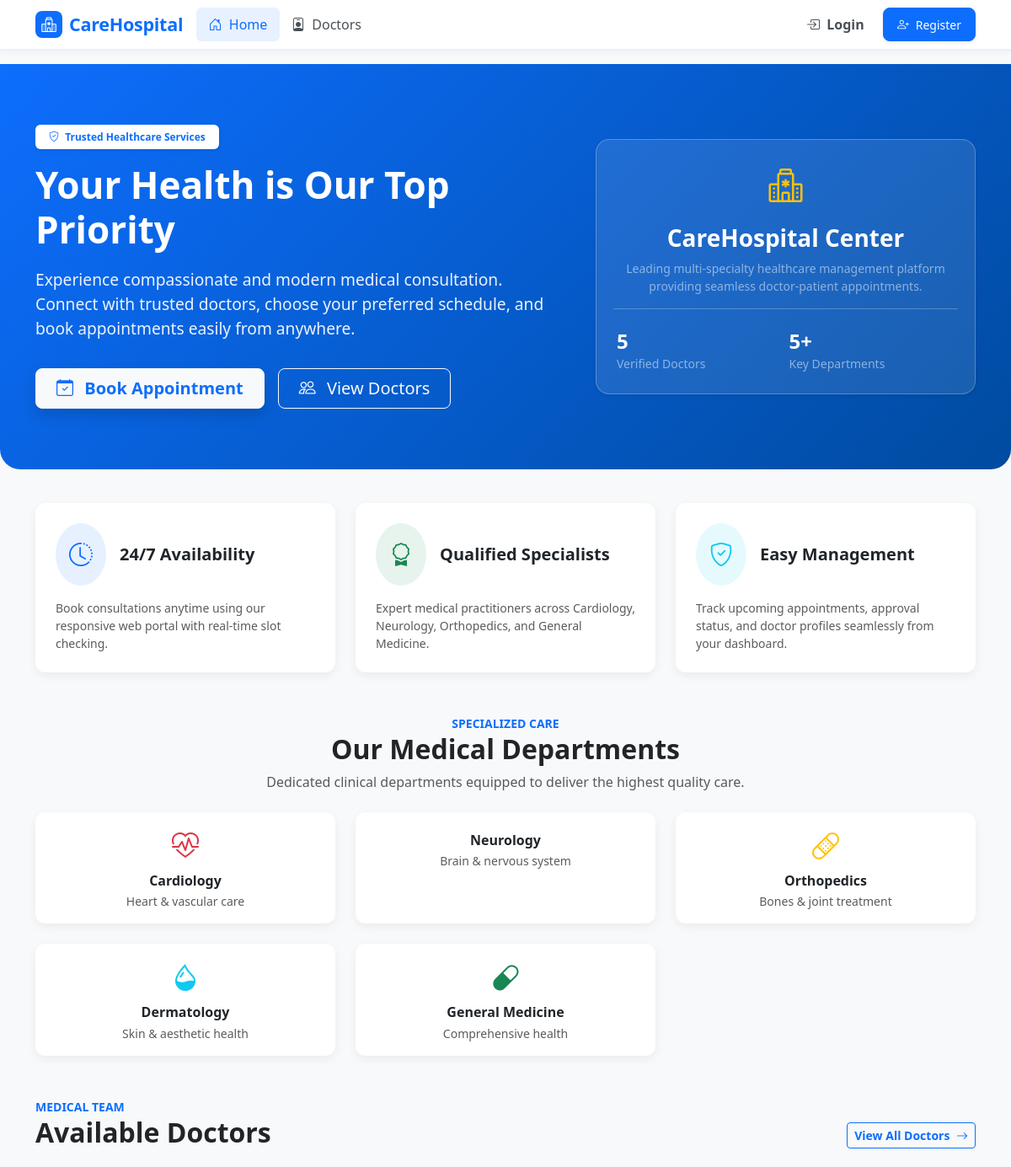
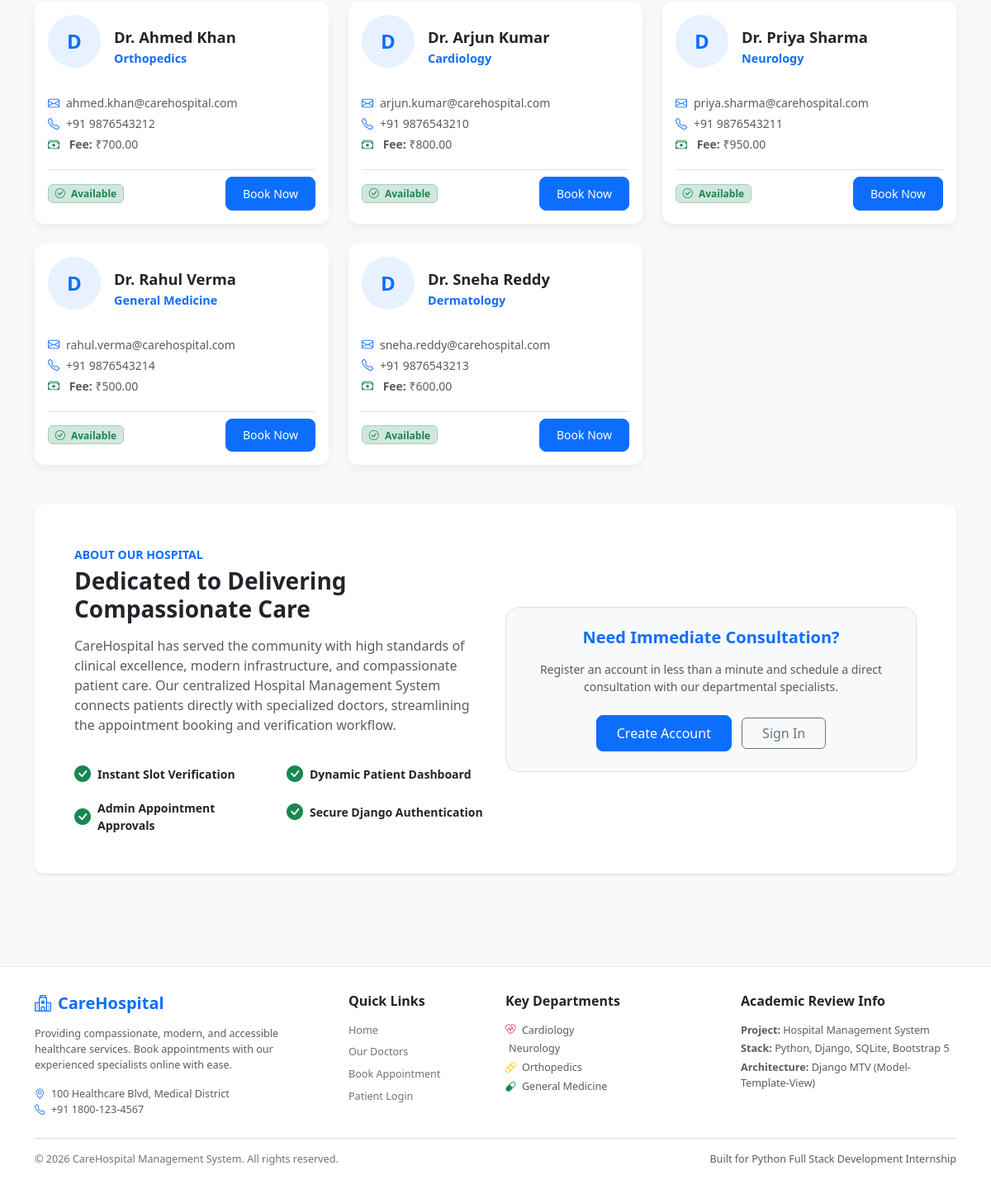
The page / on the database its author committed (2 pictures, top to bottom).
### management/models.py (models this page shows, shortened)
class Doctor(models.Model):
    name = models.CharField(max_length=100)
    department = models.CharField(max_length=100)
    email = models.EmailField()
    phone = models.CharField(max_length=20)
    consultation_fee = models.DecimalField(max_digits=10, decimal_places=2)
    available = models.BooleanField(default=True)
    class Meta:
        ordering = ['name']

### management/views.py (the view)
# urls.py: path('', views.home_view, name='home'),
def home_view(request):
    doctors = Doctor.objects.filter(available=True)[:6]
    departments = Doctor.objects.values_list('department', flat=True).distinct()
    total_doctors = Doctor.objects.count()
    total_patients = User.objects.filter(is_staff=False).count()
    total_appointments = Appointment.objects.count()
    context = {
        'doctors': doctors,
        'departments': departments,
        'total_doctors': total_doctors,
        'total_patients': total_patients,
        'total_appointments': total_appointments,
    }
    return render(request, 'management/home.html', context)

### management/templates/management/home.html (shortened to what this page needs)
{% extends 'management/base.html' %}
{% load static %}
{% block content %}
<section class="hero-section">
    <div class="container">
        <div class="row align-items-center">
            <div class="col-lg-7">
                <span class="badge bg-white text-primary mb-3 px-3 py-2 fw-semibold shadow-sm">
                    <i class="bi bi-shield-check me-1"></i> Trusted Healthcare Services
                </span>
                <h1 class="hero-title">Your Health is Our Top Priority</h1>
                <p class="hero-subtitle">
                    Experience compassionate and modern medical consultation. Connect with trusted doctors, choose your preferred schedule, and book appointments easily from anywhere.
                </p>
                <div class="d-flex flex-wrap gap-3">
                    <a href="{% url 'book_appointment' %}" class="btn btn-light btn-lg text-primary fw-bold px-4 shadow">
                        <i class="bi bi-calendar-check me-2"></i> Book Appointment
                    </a>
                    <a href="{% url 'doctors' %}" class="btn btn-outline-light btn-lg px-4">
                        <i class="bi bi-people me-2"></i> View Doctors
                    </a>
                </div>
            </div>
            <div class="col-lg-5 d-none d-lg-block text-center">
                <div class="p-4 bg-white bg-opacity-10 rounded-4 border border-white border-opacity-25 shadow-sm text-white">
                    <div class="mb-3">
                        <i class="bi bi-hospital fs-1 text-warning"></i>
                    </div>
                    <h3 class="fw-bold">CareHospital Center</h3>
                    <p class="small text-white-50">Leading multi-specialty healthcare management platform providing seamless doctor-patient appointments.</p>
                    <div class="row g-2 mt-3 pt-3 border-top border-white border-opacity-25 text-start">
                        <div class="col-6">
                            <h4 class="fw-bold mb-0">{{ total_doctors }}</h4>
                            <small class="text-white-50">Verified Doctors</small>
                        </div>
                        <div class="col-6">
                            <h4 class="fw-bold mb-0">5+</h4>
                            <small class="text-white-50">Key Departments</small>
                        </div>
                    </div>
                </div>
            </div>
        </div>
    </div>
</section>
<section class="container mb-5">
    <div class="row g-4">
        <div class="col-md-4">
            <div class="card p-4 h-100">
                <div class="d-flex align-items-center mb-3">
                    <div class="rounded-circle bg-primary bg-opacity-10 text-primary p-3 me-3 fs-3">
                        <i class="bi bi-clock-history"></i>
                    </div>
                    <h5 class="fw-bold mb-0">24/7 Availability</h5>
                </div>
                <p class="text-muted mb-0 small">
                    Book consultations anytime using our responsive web portal with real-time slot checking.
                </p>
            </div>
        </div>
        <div class="col-md-4">
            <div class="card p-4 h-100">
                <div class="d-flex align-items-center mb-3">
                    <div class="rounded-circle bg-success bg-opacity-10 text-success p-3 me-3 fs-3">
                        <i class="bi bi-award"></i>
                    </div>
                    <h5 class="fw-bold mb-0">Qualified Specialists</h5>
                </div>
                <p class="text-muted mb-0 small">
                    Expert medical practitioners across Cardiology, Neurology, Orthopedics, and General Medicine.
                </p>
            </div>
        </div>
        <div class="col-md-4">
            <div class="card p-4 h-100">
                <div class="d-flex align-items-center mb-3">
                    <div class="rounded-circle bg-info bg-opacity-10 text-info p-3 me-3 fs-3">
                        <i class="bi bi-shield-check"></i>
                    </div>
                    <h5 class="fw-bold mb-0">Easy Management</h5>
                </div>
                <p class="text-muted mb-0 small">
                    Track upcoming appointments, approval status, and doctor profiles seamlessly from your dashboard.
                </p>
            </div>
        </div>
    </div>
</section>
<section class="container mb-5">
    <div class="text-center mb-4">
        <span class="text-primary fw-bold text-uppercase small">Specialized Care</span>
        <h2 class="fw-bold text-dark">Our Medical Departments</h2>
        <p class="text-muted">Dedicated clinical departments equipped to deliver the highest quality care.</p>
    </div>
    <div class="row g-4">
        <div class="col-md-4 col-lg-2-4 col-sm-6">
            <div class="card text-center p-3 h-100">
                <div class="text-danger mb-2 fs-2"><i class="bi bi-heart-pulse"></i></div>
                <h6 class="fw-bold mb-1">Cardiology</h6>
                <p class="text-muted small mb-0">Heart & vascular care</p>
            </div>
        </div>
        <div class="col-md-4 col-lg-2-4 col-sm-6">
            <div class="card text-center p-3 h-100">
                <h6 class="fw-bold mb-1">Neurology</h6>
                <p class="text-muted small mb-0">Brain & nervous system</p>
            </div>
        </div>
        <div class="col-md-4 col-lg-2-4 col-sm-6">
            <div class="card text-center p-3 h-100">
                <div class="text-warning mb-2 fs-2"><i class="bi bi-bandaid"></i></div>
                <h6 class="fw-bold mb-1">Orthopedics</h6>
                <p class="text-muted small mb-0">Bones & joint treatment</p>
            </div>
        </div>
        <div class="col-md-4 col-lg-2-4 col-sm-6">
            <div class="card text-center p-3 h-100">
                <div class="text-info mb-2 fs-2"><i class="bi bi-droplet-half"></i></div>
                <h6 class="fw-bold mb-1">Dermatology</h6>
                <p class="text-muted small mb-0">Skin & aesthetic health</p>
            </div>
        </div>
        <div class="col-md-4 col-lg-2-4 col-sm-6">
            <div class="card text-center p-3 h-100">
                <div class="text-success mb-2 fs-2"><i class="bi bi-capsule"></i></div>
                <h6 class="fw-bold mb-1">General Medicine</h6>
                <p class="text-muted small mb-0">Comprehensive health</p>
            </div>
        </div>
    </div>
</section>
<section class="container mb-5">
    <div class="d-flex justify-content-between align-items-end mb-4">
        <div>
            <span class="text-primary fw-bold text-uppercase small">Medical Team</span>
            <h2 class="fw-bold text-dark mb-0">Available Doctors</h2>
        </div>
        <a href="{% url 'doctors' %}" class="btn btn-outline-primary btn-sm fw-semibold">
            View All Doctors <i class="bi bi-arrow-right ms-1"></i>
        </a>
    </div>
    <div class="row g-4">
        {% for doctor in doctors %}
        <div class="col-md-6 col-lg-4">
            <div class="card doctor-card p-3">
                <div class="d-flex align-items-center mb-3">
                    <div class="doctor-avatar-placeholder me-3">
                        {{ doctor.name|slice:":4"|cut:"Dr. "|slice:":1"|default:"D" }}
                    </div>
                    <div>
                        <h5 class="doctor-name mb-1">{{ doctor.name }}</h5>
                        <div class="doctor-department">{{ doctor.department }}</div>
                    </div>
                </div>
                <ul class="list-unstyled small text-muted mb-3 flex-grow-1">
                    <li class="mb-1"><i class="bi bi-envelope text-primary me-2"></i>{{ doctor.email }}</li>
                    <li class="mb-1"><i class="bi bi-telephone text-primary me-2"></i>{{ doctor.phone }}</li>
                    <li class="mb-1">
                        <i class="bi bi-cash-stack text-success me-2"></i>
                        <strong>Fee:</strong> ₹{{ doctor.consultation_fee }}
                    </li>
                </ul>
                <div class="d-flex justify-content-between align-items-center pt-2 border-top">
                    <span class="badge bg-success-subtle text-success border border-success-subtle">
                        <i class="bi bi-check-circle me-1"></i> Available
                    </span>
                    <a href="{% url 'book_appointment' %}?doctor={{ doctor.id }}" class="btn btn-primary btn-sm">
                        Book Now
                    </a>
                </div>
            </div>
        </div>
        {% empty %}
        <div class="col-12 text-center py-4">
            <p class="text-muted">No doctors found. Please add doctors via the admin panel or run the sample data script.</p>
        </div>
        {% endfor %}
    </div>
</section>
<section class="container mb-5">
    <div class="card p-4 p-md-5 bg-white border-0 shadow-sm">
        <div class="row align-items-center">
            <div class="col-lg-6">
                <span class="text-primary fw-bold text-uppercase small">About Our Hospital</span>
                <h3 class="fw-bold text-dark mt-1 mb-3">Dedicated to Delivering Compassionate Care</h3>
                <p class="text-muted">
                    CareHospital has served the community with high standards of clinical excellence, modern infrastructure, and compassionate patient care. Our centralized Hospital Management System connects patients directly with specialized doctors, streamlining the appointment booking and verification workflow.
                </p>
                <div class="row g-3 mt-2">
                    <div class="col-sm-6">
                        <div class="d-flex align-items-center">
                            <i class="bi bi-check-circle-fill text-success fs-5 me-2"></i>
                            <span class="small fw-semibold">Instant Slot Verification</span>
                        </div>
                    </div>
                    <div class="col-sm-6">
                        <div class="d-flex align-items-center">
                            <i class="bi bi-check-circle-fill text-success fs-5 me-2"></i>
                            <span class="small fw-semibold">Dynamic Patient Dashboard</span>
                        </div>
                    </div>
                    <div class="col-sm-6">
                        <div class="d-flex align-items-center">
                            <i class="bi bi-check-circle-fill text-success fs-5 me-2"></i>
                            <span class="small fw-semibold">Admin Appointment Approvals</span>
                        </div>
                    </div>
                    <div class="col-sm-6">
                        <div class="d-flex align-items-center">
                            <i class="bi bi-check-circle-fill text-success fs-5 me-2"></i>
                            <span class="small fw-semibold">Secure Django Authentication</span>
                        </div>
                    </div>
                </div>
            </div>
            <div class="col-lg-6 mt-4 mt-lg-0 text-center">
                <div class="p-4 bg-light rounded-4 border">
                    <h5 class="fw-bold text-primary mb-3">Need Immediate Consultation?</h5>
                    <p class="small text-muted mb-4">
                        Register an account in less than a minute and schedule a direct consultation with our departmental specialists.
                    </p>
                    {% if user.is_authenticated %}
                        <a href="{% url 'book_appointment' %}" class="btn btn-primary px-4">Schedule Appointment</a>
                    {% else %}
                        <a href="{% url 'register' %}" class="btn btn-primary px-4 me-2">Create Account</a>
                        <a href="{% url 'login' %}" class="btn btn-outline-secondary px-4">Sign In</a>
                    {% endif %}
                </div>
            </div>
        </div>
    </div>
</section>
{% endblock %}

### rows shown on the page
Doctor: name "D", name "Dr. Ahmed Khan", department "Orthopedics", email "ahmed.khan@carehospital.com", phone "+91 9876543212", consultation_fee "700.00"
Doctor: name "D", name "Dr. Arjun Kumar", department "Cardiology", email "arjun.kumar@carehospital.com", phone "+91 9876543210", consultation_fee "800.00"
Doctor: name "D", name "Dr. Priya Sharma", department "Neurology", email "priya.sharma@carehospital.com", phone "+91 9876543211", consultation_fee "950.00"
Doctor: name "D", name "Dr. Rahul Verma", department "General Medicine", email "rahul.verma@carehospital.com", phone "+91 9876543214", consultation_fee "500.00"
Doctor: name "D", name "Dr. Sneha Reddy", department "Dermatology", email "sneha.reddy@carehospital.com", phone "+91 9876543213", consultation_fee "600.00"

### other values the page prints
{{ total_doctors }} "5"
